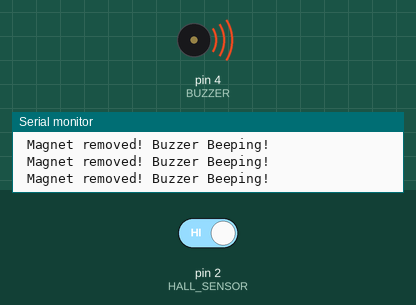
Simulated run of this sketch. Board: Arduino Uno, built with avr-gcc and run on an emulated ATmega328P. Parts: buzzer (waves = sounding, pin HIGH), the last lines printed to the serial monitor. Inputs (shaded band) come from the test bench; at power-on: pin 2 (HALL_SENSOR) HIGH.

Above: at 3.8 s.
3.9 s: pin 2 (HALL_SENSOR) driven LOW
At 4.3 s:
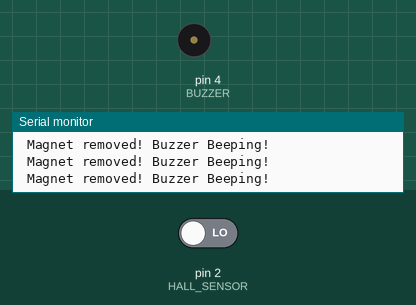
6.5 s: pin 2 (HALL_SENSOR) driven HIGH
At 7.3 s:
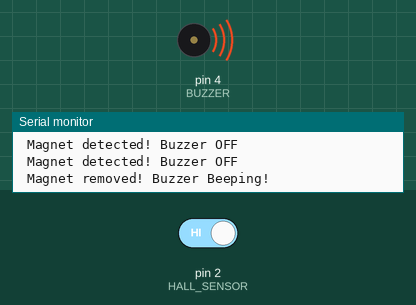
Timing chart, 0 to 17.5 s (numbered marks = the images above; inputs shaded):
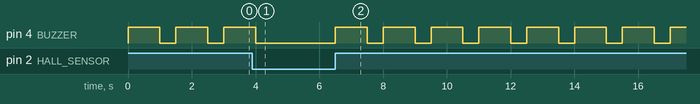

Measured:
- after the input at 3.9 s, pin 4 (BUZZER): goes on until 4.0 s, then stays LOW
- after the input at 6.5 s, pin 4 (BUZZER): alternates HIGH for 1.0 s and LOW for 0.50 s, starting at once
- by itself, pin 4 (BUZZER): alternates HIGH for 1.0 s and LOW for 0.50 s

The sketch:

Experiment_no_24.ino
```cpp
#define HALL_SENSOR 2  // Hall effect sensor connected to D2
#define BUZZER 4      // Buzzer connected to D8

void setup() {
    pinMode(HALL_SENSOR, INPUT);
    pinMode(BUZZER, OUTPUT);
    Serial.begin(9600);
}

void loop() {
    int state = digitalRead(HALL_SENSOR);

    if (state == LOW) { // Magnet is NEAR
        Serial.println(" Magnet detected! Buzzer OFF");
        digitalWrite(BUZZER, LOW);
    } else { // Magnet is REMOVED
        Serial.println(" Magnet removed! Buzzer Beeping!");
        digitalWrite(BUZZER, HIGH);
        delay(1000);  // Beep for 1 second
        digitalWrite(BUZZER, LOW); // Turn off the buzzer
    }

    delay(500); // Delay to slow down readings
}
```
